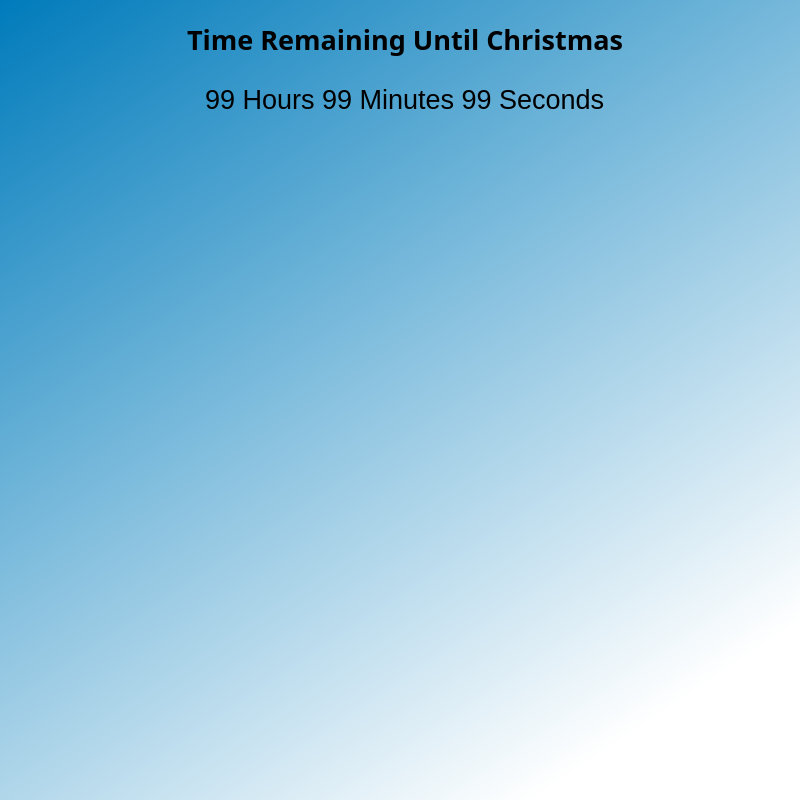
<?xml version="1.0" encoding="UTF-8"?>
<ui version="4.0">
 <class>ChristmasCountdown</class>
 <widget class="QMainWindow" name="ChristmasCountdown">
  <property name="enabled">
   <bool>true</bool>
  </property>
  <property name="geometry">
   <rect>
    <x>0</x>
    <y>0</y>
    <width>800</width>
    <height>800</height>
   </rect>
  </property>
  <property name="sizePolicy">
   <sizepolicy hsizetype="Fixed" vsizetype="Fixed">
    <horstretch>0</horstretch>
    <verstretch>0</verstretch>
   </sizepolicy>
  </property>
  <property name="maximumSize">
   <size>
    <width>800</width>
    <height>800</height>
   </size>
  </property>
  <property name="windowTitle">
   <string>Christmas Countdown</string>
  </property>
  <property name="windowIcon">
   <iconset>
    <normaloff>img/ornament_red.png</normaloff>img/ornament_red.png</iconset>
  </property>
  <property name="autoFillBackground">
   <bool>false</bool>
  </property>
  <property name="styleSheet">
   <string notr="true">QMainWindow {background-color: qlineargradient(spread:pad, x1:0, y1:0, x2:0.666667, y2:1, stop:0 rgba(0, 123, 187, 255), stop:1 rgba(255, 255, 255, 255));}</string>
  </property>
  <widget class="QWidget" name="centralwidget">
   <layout class="QVBoxLayout" name="mainLayout">
    <item>
     <layout class="QHBoxLayout" name="horizontalLayout_2">
      <property name="spacing">
       <number>20</number>
      </property>
      <property name="leftMargin">
       <number>10</number>
      </property>
      <property name="topMargin">
       <number>10</number>
      </property>
      <item>
       <widget class="QLabel" name="countdown_img_left">
        <property name="sizePolicy">
         <sizepolicy hsizetype="Fixed" vsizetype="Fixed">
          <horstretch>0</horstretch>
          <verstretch>0</verstretch>
         </sizepolicy>
        </property>
        <property name="maximumSize">
         <size>
          <width>100</width>
          <height>100</height>
         </size>
        </property>
        <property name="text">
         <string/>
        </property>
        <property name="pixmap">
         <pixmap>img/snowman.png</pixmap>
        </property>
        <property name="scaledContents">
         <bool>true</bool>
        </property>
       </widget>
      </item>
      <item>
       <layout class="QVBoxLayout" name="verticalLayout_2">
        <item alignment="Qt::AlignHCenter">
         <widget class="QLabel" name="countdown_label_top">
          <property name="maximumSize">
           <size>
            <width>16777215</width>
            <height>100</height>
           </size>
          </property>
          <property name="font">
           <font>
            <family>FontAwesome</family>
            <pointsize>20</pointsize>
            <bold>true</bold>
           </font>
          </property>
          <property name="styleSheet">
           <string notr="true"/>
          </property>
          <property name="text">
           <string>Time Remaining Until Christmas</string>
          </property>
          <property name="scaledContents">
           <bool>false</bool>
          </property>
         </widget>
        </item>
        <item alignment="Qt::AlignHCenter">
         <widget class="QLabel" name="countdown_label_bottom">
          <property name="font">
           <font>
            <pointsize>20</pointsize>
           </font>
          </property>
          <property name="text">
           <string>99 Hours 99 Minutes 99 Seconds</string>
          </property>
         </widget>
        </item>
       </layout>
      </item>
      <item>
       <widget class="QLabel" name="countdown_img_right">
        <property name="maximumSize">
         <size>
          <width>100</width>
          <height>100</height>
         </size>
        </property>
        <property name="text">
         <string/>
        </property>
        <property name="pixmap">
         <pixmap>img/hat.png</pixmap>
        </property>
        <property name="scaledContents">
         <bool>true</bool>
        </property>
       </widget>
      </item>
     </layout>
    </item>
    <item alignment="Qt::AlignHCenter">
     <widget class="QLabel" name="tree">
      <property name="text">
       <string/>
      </property>
      <property name="pixmap">
       <pixmap>img/christmas-tree.png</pixmap>
      </property>
      <property name="scaledContents">
       <bool>false</bool>
      </property>
     </widget>
    </item>
    <item>
     <layout class="QHBoxLayout" name="horizontalLayout">
      <property name="sizeConstraint">
       <enum>QLayout::SetDefaultConstraint</enum>
      </property>
      <property name="leftMargin">
       <number>200</number>
      </property>
      <property name="rightMargin">
       <number>200</number>
      </property>
      <item>
       <widget class="QLabel" name="blue_present">
        <property name="maximumSize">
         <size>
          <width>100</width>
          <height>100</height>
         </size>
        </property>
        <property name="text">
         <string/>
        </property>
        <property name="pixmap">
         <pixmap>img/blue_gift.png</pixmap>
        </property>
        <property name="scaledContents">
         <bool>true</bool>
        </property>
       </widget>
      </item>
      <item>
       <widget class="QLabel" name="red_present">
        <property name="maximumSize">
         <size>
          <width>100</width>
          <height>100</height>
         </size>
        </property>
        <property name="text">
         <string/>
        </property>
        <property name="pixmap">
         <pixmap>img/red_gift.png</pixmap>
        </property>
        <property name="scaledContents">
         <bool>true</bool>
        </property>
       </widget>
      </item>
      <item>
       <widget class="QLabel" name="green_present">
        <property name="maximumSize">
         <size>
          <width>100</width>
          <height>100</height>
         </size>
        </property>
        <property name="text">
         <string/>
        </property>
        <property name="pixmap">
         <pixmap>img/green_gift.png</pixmap>
        </property>
        <property name="scaledContents">
         <bool>true</bool>
        </property>
       </widget>
      </item>
     </layout>
    </item>
   </layout>
  </widget>
 </widget>
 <resources/>
 <connections/>
</ui>
